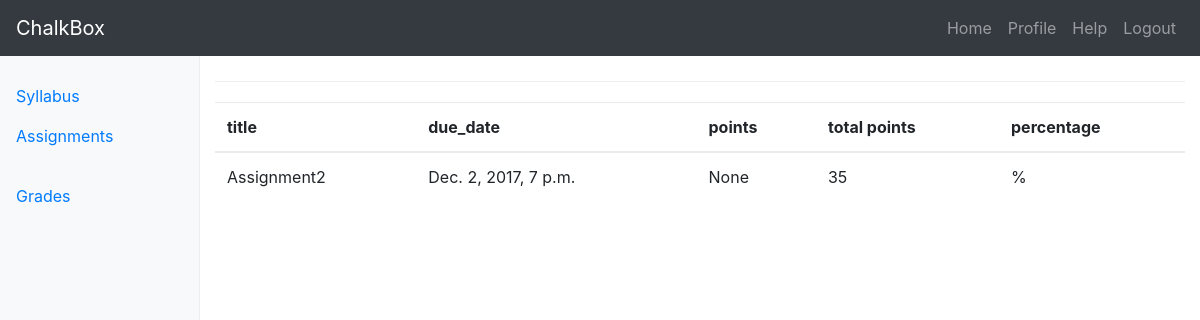
Page /courses/2/submissions/grades/ (signed in) on the earlier database version.
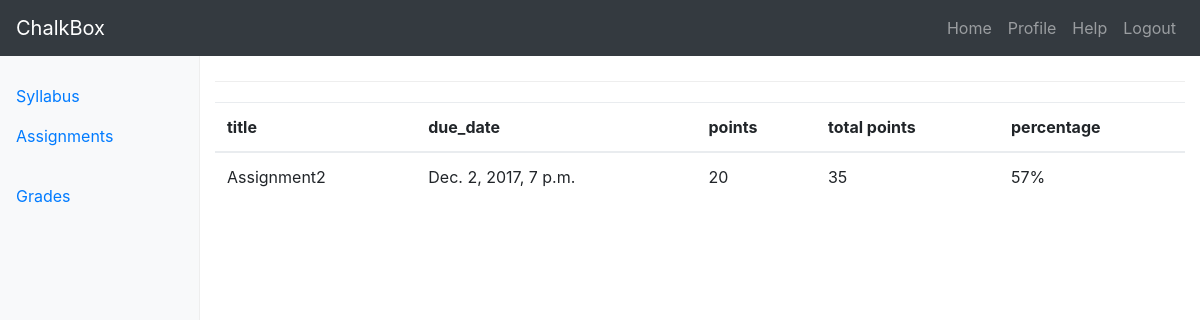
Same page on the later database version.
### submissions/models.py (models this page shows, shortened)
class Submission(models.Model):
    course = models.ForeignKey(Course)
    user = models.ForeignKey(User)
    assignment = models.ForeignKey(Assignment)
    submission	= models.FileField(null=True, blank=True)
    points	= models.IntegerField(null=True, blank=True)
    comments = models.TextField(blank=True)

### assignments/models.py (models this page shows, shortened)
class Assignment(models.Model):
	title = models.CharField(max_length=120)
	due_date = models.DateTimeField()
	total_points	= models.IntegerField()
	description = models.TextField(blank=True)
	updated     = models.DateTimeField(auto_now=True)
	timestamp   = models.DateTimeField(auto_now_add=True)
	question	= models.FileField(null=True, blank=True)

### submissions/views.py (the view)
def student_grade(request, cid=None):
	submissions = Submission.objects.all().filter(course__id=cid, user__id=request.user.id)
	context = {
	    "object_list": submissions,
		"id": cid,
	}
	return render(request, "submission/student_grade.html", context)

### accounts/models.py (called while the page is built)
	@property
	def is_staff(self):
		return self.staff

### templates/submission/student_grade.html
{% extends "base_navbar.html" %}
{% block content %}
<div class="container-fluid">
  <div class="row">
	{% include "side_bar.html" with cid=id %}
    <main role="main" class="col-sm-9 ml-sm-auto col-md-10 pt-3">
	<h1>{{ title }}</h1>
	<table class="table">
		<thead>
		    <tr>
		      <th scope="col">title</th>
		      <th scope="col">due_date</th>
		      <th scope="col">points</th>
		      <th scope="col">total points</th>
		      <th scope="col">percentage</th>
		    </tr>
		</thead>
		<tbody>
	       	{% for obj in object_list %}
	       	{%  widthratio obj.points obj.assignment.total_points 100 as ratios %}
			    <tr>
			      <td>{{ obj.assignment.title }}</td>
			      <td>{{ obj.assignment.due_date }}</td>
			      <td>{{ obj.points }}</td>
			      <td>{{ obj.assignment.total_points }}</td>
			      <td>{{ ratios }}%</td>
			    </tr>
	       	{% endfor %}
       	</tbody>
	</table>
    </main>
  </div>
</div>
{% endblock %}

Differences in the rows shown:
changed Submission "Assignment2": points "None" → "20"; ratios (not shown) → "57"
